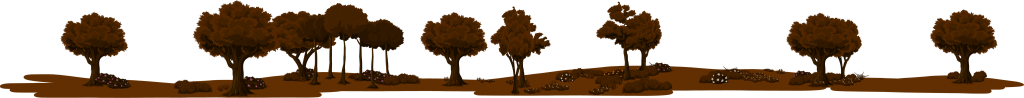
#> input picture web/assets/painterly/autumn-trees.png, 2048 x 196 px, given in place of seaview_sea.png, which was not available (shown at 1/2 size)
$ python prepare-biomes.py
#> lines starting #> are read from the running program, lines starting #| are printed output that depends on the picture; after the words box and inside, x2 and y2 are one past the last pixel; in counts of white or black regions, pixels touching at a corner belong together
#!/usr/bin/env python3
"""Prepare the credited sea, hill and autumn background layers (Pillow, NumPy)."""
from pathlib import Path
from PIL import Image,ImageEnhance
import numpy as np
root=Path(__file__).resolve().parents[1];out=root/'web/assets/painterly';sources=root/'tools/source-art'
im=Image.open(sources/'tigitalart/seaview_sea.png').convert('RGBA').crop((0,664,3840,1380)).resize((1920,358),Image.Resampling.LANCZOS)
#> im: PIL image 1920x358 RGBA; every value is 0
a=im.getchannel('A');im=ImageEnhance.Color(im.convert('RGB')).enhance(.60);im=ImageEnhance.Brightness(im).enhance(1.18);im.putalpha(a);im.save(out/'harbour-sea.png',optimize=True)
#> after `a = im.getchannel('A')`: a: PIL image 1920x358 L; every value is 0
#> after `im = ImageEnhance.Color(im.convert('RGB')).enhance(0.6)`: im: PIL image 1920x358 RGB; every value is 0
im=Image.open(sources/'kalponic/mountain-1.png').convert('RGBA').crop((0,420,1920,760)).resize((1600,283),Image.Resampling.LANCZOS);im.save(out/'hill-mountains.png',optimize=True)
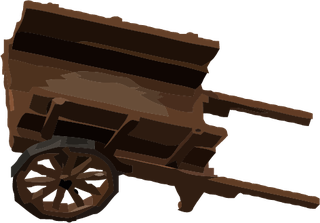
#> input picture web/assets/painterly/cart.png, 320 x 223 px, given in place of mountain-1.png, which was not available
#> after `im = Image.open(sources / 'kalponic/mountain-1.png').convert('RGBA').c`: im: PIL image 1600x283 RGBA; every value is 0
for src,dst in [('distant-trees','autumn-trees'),('distant-hills','autumn-hills')]:
 im=Image.open(out/(src+'.png')).convert('RGBA');alpha=im.getchannel('A');hsv=np.array(im.convert('RGB').convert('HSV'));m=(hsv[:,:,0]>=35)&(hsv[:,:,0]<=110)&(hsv[:,:,1]>30);hsv[:,:,0][m]=18+(hsv[:,:,0][m].astype('int')-35)//10;hsv[:,:,1][m]=np.minimum(255,(hsv[:,:,1][m].astype('int')*1.1)).astype('uint8');im=Image.fromarray(hsv,'HSV').convert('RGB').convert('RGBA');im.putalpha(alpha);im.save(out/(dst+'.png'),optimize=True)
#> further down, im is the input picture: PIL image 320x223 RGBA; mean R, G, B, A 32.6, 20.3, 12.7, 140.7
#> after `alpha = im.getchannel('A')`:
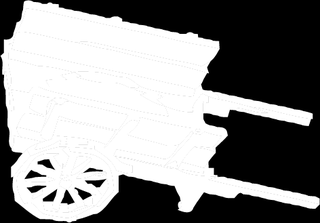
#> alpha: PIL image 320x223 L; min 0, max 255, mean 140.7
#> after `hsv = np.array(im.convert('RGB').convert('HSV'))`:
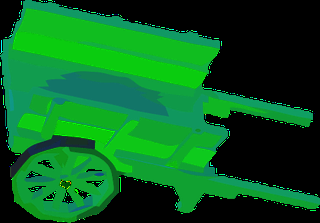
#> hsv: shape (223, 320, 3); mean R, G, B 8.9, 95, 32.6
#> after `m = (hsv[:, :, 0] >= 35) & (hsv[:, :, 0] <= 110) & (hsv[:, :, 1] > 30)`:
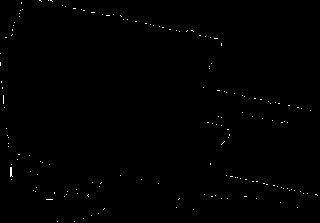
#> m: shape (223, 320) bool; 0.37% white in thin lines or dots
#> after `hsv[:, :, 0][m] = 18 + (hsv[:, :, 0][m].astype('int') - 35) // 10`: hsv: shape (223, 320, 3); 0.37% of pixels changed, all inside (x1, y1, x2, y2) = (0, 0, 318, 222)
#> after `hsv[:, :, 1][m] = np.minimum(255, hsv[:, :, 1][m].astype('int') * 1.1)`: hsv: shape (223, 320, 3); mean R, G, B 8.9, 95, 32.6
#> after `im = Image.fromarray(hsv, 'HSV').convert('RGB').convert('RGBA')`:
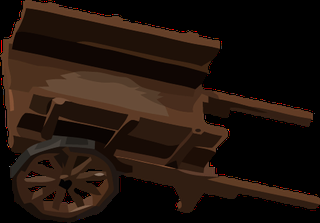
#> im: PIL image 320x223 RGBA; mean R, G, B, A 32.6, 20, 12.7, 255
#> (the run stopped early here; a loop or call above may not have finished)
